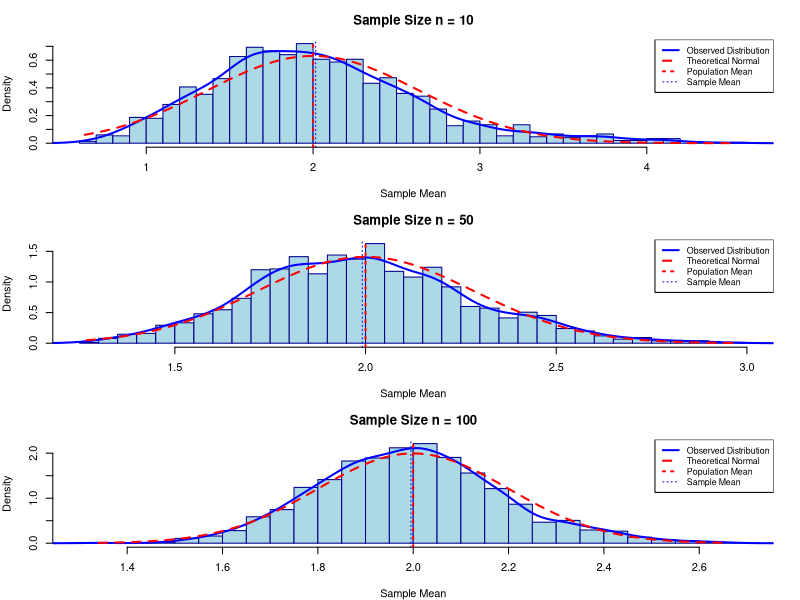
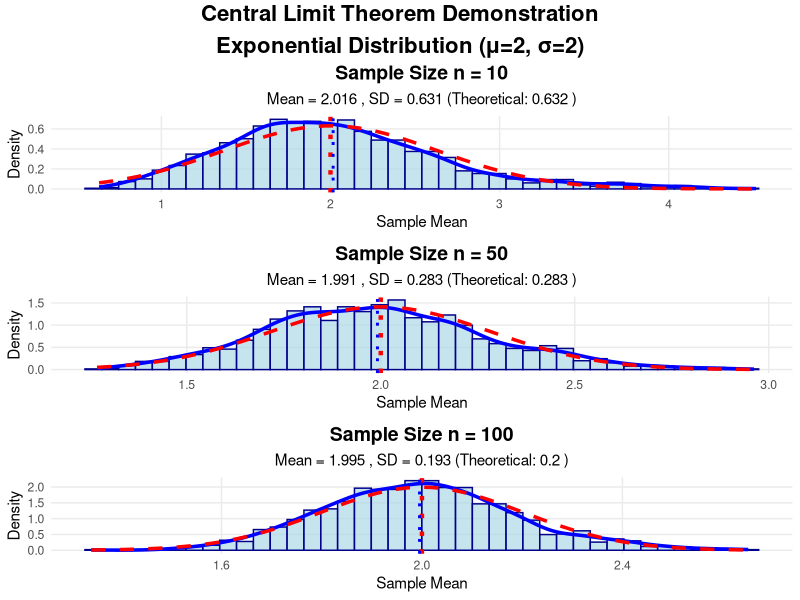
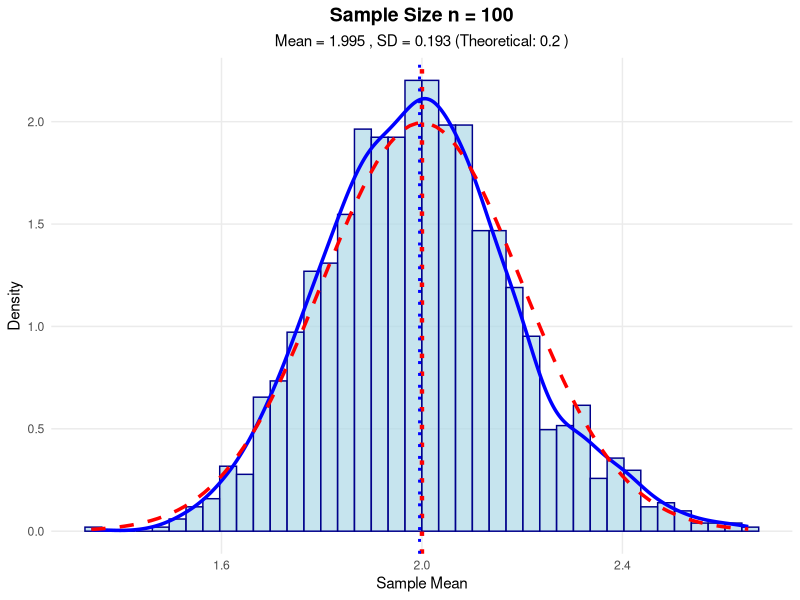

These figures' R source, in order:
# ============================================================================
# Central Limit Theorem Demonstration
# Statistical Inference Project
# ============================================================================
# 
# This script demonstrates the Central Limit Theorem using Monte Carlo 
# simulations with exponential distributions.
# 
# Author: Ahmed Mosad
# Course: Statistical Inference DSAI 307
# Date: June 2025
# 
# Description: Shows how sample means converge to normality as sample size 
# increases, regardless of the underlying population distribution.
# ============================================================================

# Install and load required packages
required_packages <- c("ggplot2", "gridExtra", "dplyr", "grid")

for (package in required_packages) {
  if (!require(package, character.only = TRUE)) {
    install.packages(package, dependencies = TRUE)
    library(package, character.only = TRUE)
  }
}

# Load packages
library(grid)
library(ggplot2)
library(gridExtra)
library(dplyr)

# ============================================================================
# SIMULATION PARAMETERS
# ============================================================================

set.seed(123)
n_simulations <- 1500                    # Number of Monte Carlo simulations
sample_sizes <- c(10, 50, 100)          # Sample sizes to test
exponential_rate <- 1/2                 # Rate parameter (λ = 1/μ)
population_mean <- 1/exponential_rate   # Population mean μ = 2
population_sd <- 1/exponential_rate     # Population std σ = 2

cat("=================================================================\n")
cat("CENTRAL LIMIT THEOREM DEMONSTRATION\n")
cat("=================================================================\n")
cat("Simulation Parameters:\n")
cat("- Number of simulations:", n_simulations, "\n")
cat("- Sample sizes:", paste(sample_sizes, collapse = ", "), "\n")
cat("- Population mean (μ):", population_mean, "\n")
cat("- Population std (σ):", population_sd, "\n")
cat("- Distribution: Exponential with rate λ =", exponential_rate, "\n")
cat("=================================================================\n\n")

# ============================================================================
# HELPER FUNCTIONS
# ============================================================================

#' Generate sample means from exponential distribution
#' 
#' @param n_samples Number of samples to generate
#' @param sample_size Size of each sample
#' @param rate Rate parameter of exponential distribution
#' @return Vector of sample means
generate_sample_means <- function(n_samples, sample_size, rate = 1/2) {
  samples <- matrix(rexp(n_samples * sample_size, rate = rate),
                   nrow = n_samples)
  return(rowMeans(samples))
}

#' Calculate theoretical standard error
#' 
#' @param population_sd Population standard deviation
#' @param sample_size Sample size
#' @return Theoretical standard error
calculate_theoretical_se <- function(population_sd, sample_size) {
  return(population_sd / sqrt(sample_size))
}

# ============================================================================
# MAIN SIMULATION - BASE R IMPLEMENTATION
# ============================================================================

cat("Running simulations...\n\n")

# Set up plotting area (3 rows, 1 column)
par(mfrow = c(3, 1), mar = c(4, 4, 3, 2))

# Store results for summary
results <- list()

# Run simulation for each sample size
for(i in seq_along(sample_sizes)) {
  n <- sample_sizes[i]
  
  cat("Processing sample size n =", n, "...\n")
  
  # Generate exponential samples and calculate means
  samples <- matrix(rexp(n_simulations * n, rate = exponential_rate),
                   nrow = n_simulations)
  sample_means <- rowMeans(samples)
  
  # Calculate statistics
  observed_mean <- mean(sample_means)
  observed_sd <- sd(sample_means)
  theoretical_se <- calculate_theoretical_se(population_sd, n)
  
  # Store results
  results[[i]] <- list(
    sample_size = n,
    observed_mean = observed_mean,
    observed_sd = observed_sd,
    theoretical_se = theoretical_se,
    sample_means = sample_means
  )
  
  # Create histogram
  hist(sample_means,
       prob = TRUE,
       main = paste("Sample Size n =", n),
       sub = paste("Mean =", round(observed_mean, 3), 
                  ", SD =", round(observed_sd, 3),
                  "(Theoretical:", round(theoretical_se, 3), ")"),
       xlab = "Sample Mean",
       ylab = "Density",
       breaks = 40,
       col = "lightblue",
       border = "darkblue",
       cex.main = 1.2,
       cex.sub = 0.9)
  
  # Add density curve for observed data
  lines(density(sample_means), col = "blue", lwd = 2)
  
  # Add theoretical normal curve
  x_range <- seq(min(sample_means), max(sample_means), length = 100)
  theoretical_density <- dnorm(x_range, mean = population_mean, sd = theoretical_se)
  lines(x_range, theoretical_density, col = "red", lwd = 2, lty = 2)
  
  # Add vertical lines
  abline(v = population_mean, col = "red", lty = 3, lwd = 2)
  abline(v = observed_mean, col = "blue", lty = 3, lwd = 1)
  
  # Add legend
  legend("topright", 
         legend = c("Observed Distribution", "Theoretical Normal", "Population Mean", "Sample Mean"),
         col = c("blue", "red", "red", "blue"),
         lty = c(1, 2, 3, 3),
         lwd = c(2, 2, 2, 1),
         cex = 0.8)
}

# Reset plotting parameters
par(mfrow = c(1, 1))

# ============================================================================
# STATISTICAL SUMMARY
# ============================================================================

cat("\n=================================================================\n")
cat("STATISTICAL SUMMARY\n")
cat("=================================================================\n")

# Create summary table
cat(sprintf("%-12s %-12s %-12s %-15s %-10s\n", 
           "Sample Size", "Obs. Mean", "Obs. SD", "Theoretical SE", "Error"))
cat(paste(rep("-", 65), collapse = ""), "\n")

for(i in seq_along(results)) {
  result <- results[[i]]
  error <- abs(result$observed_sd - result$theoretical_se)
  
  cat(sprintf("%-12d %-12.4f %-12.4f %-15.4f %-10.4f\n",
             result$sample_size,
             result$observed_mean,
             result$observed_sd,
             result$theoretical_se,
             error))
}

cat("\nKey Observations:\n")
cat("• Population mean (μ) =", population_mean, "\n")
cat("• All sample means converge to population mean\n")
cat("• Standard deviation decreases as sample size increases (∝ 1/√n)\n")
cat("• Observed SDs closely match theoretical predictions\n")

# ============================================================================
# NORMALITY TESTS
# ============================================================================

cat("\n=================================================================\n")
cat("NORMALITY TESTS (Shapiro-Wilk)\n")
cat("=================================================================\n")

for(i in seq_along(results)) {
  result <- results[[i]]
  n <- result$sample_size
  sample_means <- result$sample_means
  
  # Perform Shapiro-Wilk test (use subset for large samples)
  test_sample <- if(length(sample_means) > 5000) {
    sample(sample_means, 1000)
  } else {
    sample_means
  }
  
  shapiro_result <- shapiro.test(test_sample)
  
  cat(sprintf("Sample size n = %3d: W = %.4f, p-value = %.6f",
             n, shapiro_result$statistic, shapiro_result$p.value))
  
  if(shapiro_result$p.value > 0.05) {
    cat(" → Normal ✓\n")
  } else {
    cat(" → Not perfectly normal\n")
  }
}

# ============================================================================
# ADVANCED VISUALIZATION WITH GGPLOT2
# ============================================================================

cat("\n=================================================================\n")
cat("CREATING ADVANCED VISUALIZATIONS\n")
cat("=================================================================\n")

# Create ggplot2 visualizations
plots_list <- list()

for(i in seq_along(sample_sizes)) {
  n <- sample_sizes[i]
  
  # Use the sample_means from our existing results
  sample_means_data <- results[[i]]$sample_means
  obs_mean <- results[[i]]$observed_mean
  obs_sd <- results[[i]]$observed_sd
  theo_se <- results[[i]]$theoretical_se
  
  # Create data frame
  df <- data.frame(means = sample_means_data)
  
  # Create the plot
  p <- ggplot(df, aes(x = means)) +
    geom_histogram(aes(y = after_stat(density)), bins = 40,
                  fill = "lightblue", color = "darkblue", alpha = 0.7) +
    geom_density(color = "blue", linewidth = 1.2) +
    geom_vline(xintercept = population_mean, color = "red", 
              linetype = "dotted", linewidth = 1.5) +
    geom_vline(xintercept = obs_mean, color = "blue", 
              linetype = "dotted", linewidth = 1) +
    labs(
      title = paste("Sample Size n =", n),
      subtitle = paste("Mean =", round(obs_mean, 3), 
                      ", SD =", round(obs_sd, 3),
                      "(Theoretical:", round(theo_se, 3), ")"),
      x = "Sample Mean",
      y = "Density"
    ) +
    theme_minimal() +
    theme(
      plot.title = element_text(hjust = 0.5, size = 14, face = "bold"),
      plot.subtitle = element_text(hjust = 0.5, size = 11),
      panel.grid.minor = element_blank()
    )
  
  # Add theoretical normal curve manually
  x_range <- seq(min(sample_means_data), max(sample_means_data), length.out = 100)
  theoretical_density <- dnorm(x_range, mean = population_mean, sd = theo_se)
  normal_df <- data.frame(x = x_range, y = theoretical_density)
  
  p <- p + geom_line(data = normal_df, aes(x = x, y = y), 
                     color = "red", linetype = "dashed", linewidth = 1.2,
                     inherit.aes = FALSE)
  
  plots_list[[i]] <- p
}

# Arrange plots with error handling
cat("Arranging plots...\n")
tryCatch({
  # Try to create with title
  combined_plot <- grid.arrange(
    grobs = plots_list, 
    ncol = 1,
    top = textGrob("Central Limit Theorem Demonstration\nExponential Distribution (μ=2, σ=2)", 
                  gp = gpar(fontsize = 16, fontface = "bold"))
  )
  cat("✅ Advanced visualizations with title created successfully!\n")
}, error = function(e) {
  # If textGrob fails, create without title
  cat("ℹ️ Creating plots without title...\n")
  combined_plot <- do.call(grid.arrange, c(plots_list, list(ncol = 1)))
  cat("✅ Advanced visualizations created successfully!\n")
})

# Try to save the plot
# Create outputs directory if it doesn't exist
if (!dir.exists("outputs")) {
  dir.create("outputs")
}

tryCatch({
  ggsave("outputs/clt_demonstration_plots.png", 
         plot = last_plot(), 
         width = 12, 
         height = 16, 
         dpi = 300)
  cat("💾 Plots saved as 'outputs/clt_demonstration_plots.png'\n")
}, error = function(e) {
  cat("ℹ️ Could not save plot file, but visualizations were displayed\n")
})

# ============================================================================
# CONCLUSIONS
# ============================================================================

cat("\n=================================================================\n")
cat("CONCLUSIONS\n")
cat("=================================================================\n")
cat("This demonstration clearly shows the Central Limit Theorem:\n\n")

cat("1. CONVERGENCE TO NORMALITY:\n")
cat("   As sample size increases (n: 10 → 50 → 100), the distribution\n")
cat("   of sample means becomes increasingly normal, despite the\n")
cat("   underlying exponential distribution being highly skewed.\n\n")

cat("2. MEAN CONVERGENCE:\n")
cat("   All sample means converge to the true population mean (μ = 2),\n")
cat("   regardless of sample size.\n\n")

cat("3. VARIANCE REDUCTION:\n")
cat("   The standard deviation of sample means decreases as sample\n")
cat("   size increases, following σ/√n relationship.\n\n")

cat("4. THEORETICAL VALIDATION:\n")
cat("   Observed standard deviations closely match theoretical\n")
cat("   predictions, confirming the mathematical foundation.\n\n")

cat("PRACTICAL IMPLICATIONS:\n")
cat("• Statistical inference becomes possible\n")
cat("• Confidence intervals can be constructed\n")
cat("• Hypothesis testing is enabled\n")
cat("• Quality control applications\n\n")

cat("=================================================================\n")
cat("SIMULATION COMPLETE!\n")
cat("=================================================================\n")

# Save workspace for future analysis
save.image("outputs/clt_simulation_results.RData")
cat("Results saved to 'outputs/clt_simulation_results.RData'\n")
